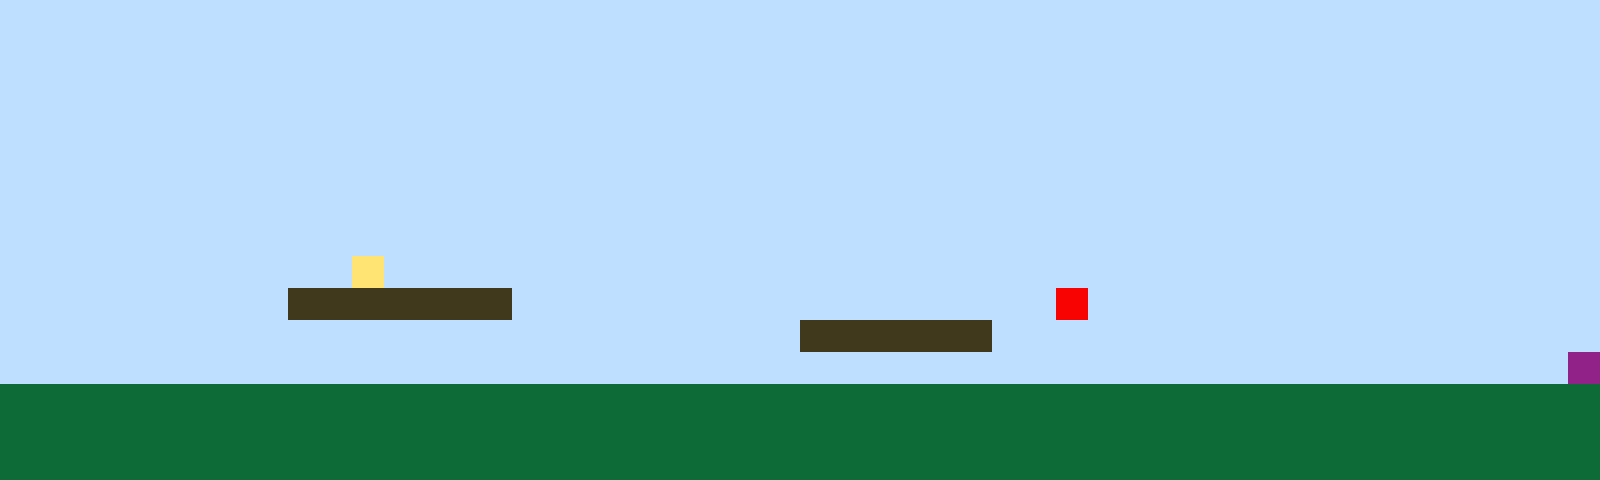

A level layout from a 2D game, rendered from its tile map. Below: a short description, then the map file with its tile-grid data intact:
An orthogonal 50x15 tile map with 32x32 px tiles, 1 tile layer (Tile Layer 1).

<map version="1.10" tiledversion="1.11.2" orientation="orthogonal" renderorder="right-up" width="50" height="15" tilewidth="32" tileheight="32" infinite="0" nextlayerid="2" nextobjectid="1"><editorsettings><export target="map1.csv" format="csv" /></editorsettings><tileset firstgid="1" name="sprites" tilewidth="32" tileheight="32" tilecount="6" columns="3"><image source="sprites.png" width="96" height="64" /></tileset><layer id="1" name="Tile Layer 1" width="50" height="15"><data encoding="csv">1,1,1,1,1,1,1,1,1,1,1,1,1,1,1,1,1,1,1,1,1,1,1,1,1,1,1,1,1,1,1,1,1,1,1,1,1,1,1,1,1,1,1,1,1,1,1,1,1,1,1,1,1,1,1,1,1,1,1,1,1,1,1,1,1,1,1,1,1,1,1,1,1,1,1,1,1,1,1,1,1,1,1,1,1,1,1,1,1,1,1,1,1,1,1,1,1,1,1,1,1,1,1,1,1,1,1,1,1,1,1,1,1,1,1,1,1,1,1,1,1,1,1,1,1,1,1,1,1,1,1,1,1,1,1,1,1,1,1,1,1,1,1,1,1,1,1,1,1,1,1,1,1,1,1,1,1,1,1,1,1,1,1,1,1,1,1,1,1,1,1,1,1,1,1,1,1,1,1,1,1,1,1,1,1,1,1,1,1,1,1,1,1,1,1,1,1,1,1,1,1,1,1,1,1,1,1,1,1,1,1,1,1,1,1,1,1,1,1,1,1,1,1,1,1,1,1,1,1,1,1,1,1,1,1,1,1,1,1,1,1,1,1,1,1,1,1,1,1,1,1,1,1,1,1,1,1,1,1,1,1,1,1,1,1,1,1,1,1,1,1,1,1,1,1,1,1,1,1,1,1,1,1,1,1,1,1,1,1,1,1,1,1,1,1,1,1,1,1,1,1,1,1,1,1,1,1,1,1,1,1,1,1,1,1,1,1,1,1,1,1,1,1,1,1,1,1,1,1,1,1,1,1,1,1,1,1,1,1,1,1,1,1,1,1,1,1,1,1,1,1,1,1,1,1,1,1,1,1,1,1,1,1,1,1,1,1,1,1,1,1,1,1,1,1,1,1,1,1,1,1,1,1,1,1,1,1,1,1,1,1,1,1,1,1,1,1,1,1,1,1,1,1,1,1,1,1,1,1,1,1,4,1,1,1,1,1,1,1,1,1,1,1,1,1,1,1,1,1,1,1,1,1,1,1,1,1,1,1,1,1,1,1,1,1,1,1,1,1,1,1,1,1,1,1,1,1,1,1,3,3,3,3,3,3,3,1,1,1,1,1,1,1,1,1,1,1,1,1,1,1,1,1,5,1,1,1,1,1,1,1,1,1,1,1,1,1,1,1,1,1,1,1,1,1,1,1,1,1,1,1,1,1,1,1,1,1,1,1,1,1,1,1,1,1,3,3,3,3,3,3,1,1,1,1,1,1,1,1,1,1,1,1,1,1,1,1,1,1,1,1,1,1,1,1,1,1,1,1,1,1,1,1,1,1,1,1,1,1,1,1,1,1,1,1,1,1,1,1,1,1,1,1,1,1,1,1,1,1,1,1,1,1,1,1,1,1,1,1,6,2,2,2,2,2,2,2,2,2,2,2,2,2,2,2,2,2,2,2,2,2,2,2,2,2,2,2,2,2,2,2,2,2,2,2,2,2,2,2,2,2,2,2,2,2,2,2,2,2,2,2,2,2,2,2,2,2,2,2,2,2,2,2,2,2,2,2,2,2,2,2,2,2,2,2,2,2,2,2,2,2,2,2,2,2,2,2,2,2,2,2,2,2,2,2,2,2,2,2,2,2,2,2,2,2,2,2,2,2,2,2,2,2,2,2,2,2,2,2,2,2,2,2,2,2,2,2,2,2,2,2,2,2,2,2,2,2,2,2,2,2,2,2,2,2,2,2,2,2,2</data></layer></map>
